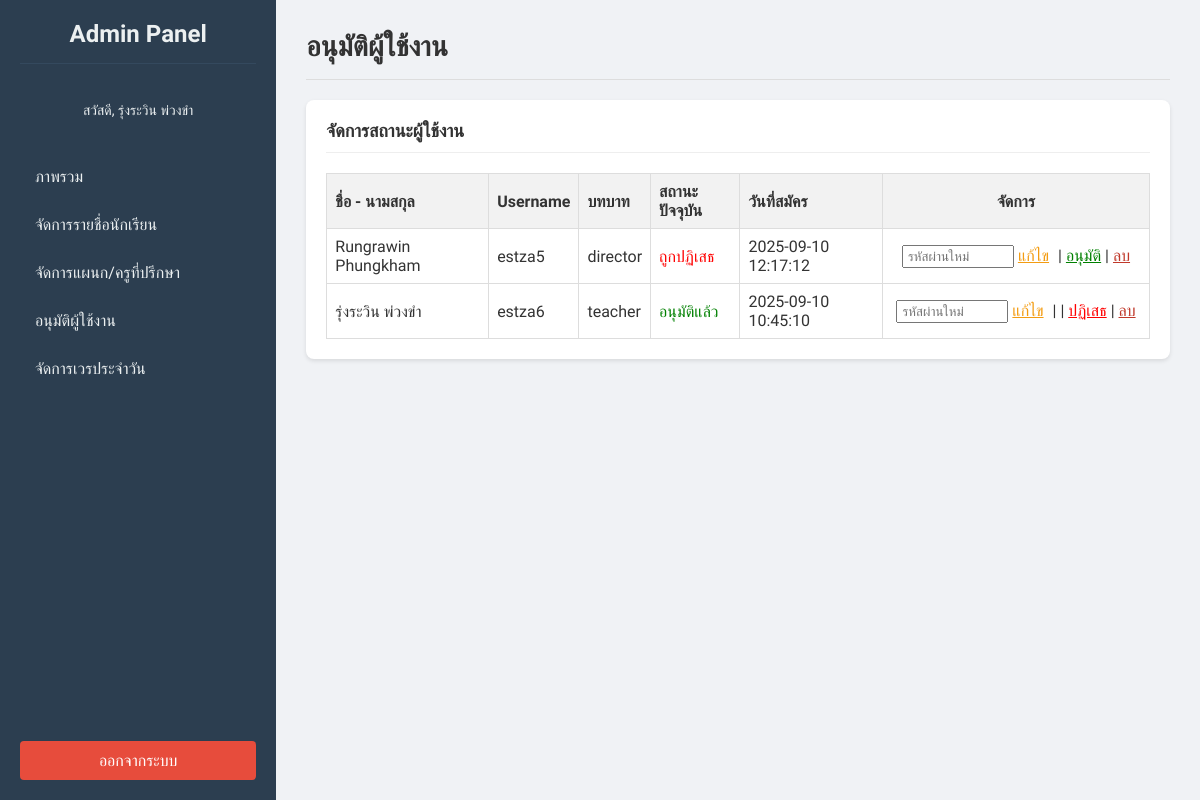
The app's page /admin_dashboard.php?page=approvals (signed in) with its own data.
### tables this page shows
CREATE TABLE `users` (
  `id` int(11) NOT NULL,
  `username` varchar(50) NOT NULL,
  `email` varchar(100) NOT NULL,
  `first_name` varchar(100) NOT NULL,
  `last_name` varchar(100) NOT NULL,
  `password` varchar(255) NOT NULL,
  `role` enum('teacher','director','admin') NOT NULL DEFAULT 'teacher',
  `status` enum('pending','approved','rejected') NOT NULL DEFAULT 'pending',
  `department_id` int(11) DEFAULT NULL COMMENT 'รหัสแผนกสำหรับครู',
  `created_at` datetime DEFAULT current_timestamp()
);

### admin_approvals.php (the view, shortened to what this page needs)
<?php
$result = $conn->query("SELECT id, username, first_name, last_name, role, status, created_at FROM users WHERE role != 'admin' ORDER BY created_at DESC");
?>
<h4>จัดการสถานะผู้ใช้งาน</h4>
<?php
if ($result && $result->num_rows > 0):
?>
    <table style="width: 100%; border-collapse: collapse;">
        <tr style="background-color: #f2f2f2;">
            <th style="padding: 8px; border: 1px solid #ddd; text-align: left;">ชื่อ - นามสกุล</th>
            <th style="padding: 8px; border: 1px solid #ddd; text-align: left;">Username</th>
            <th style="padding: 8px; border: 1px solid #ddd; text-align: left;">บทบาท</th>
            <th style="padding: 8px; border: 1px solid #ddd; text-align: left;">สถานะปัจจุบัน</th>
            <th style="padding: 8px; border: 1px solid #ddd; text-align: left;">วันที่สมัคร</th>
            <th style="padding: 8px; border: 1px solid #ddd; text-align: center;">จัดการ</th>
        </tr>
        <?php while($row = $result->fetch_assoc()): ?>
            <tr>
                <td style="padding: 8px; border: 1px solid #ddd;"><?php echo htmlspecialchars($row['first_name'] . ' ' . $row['last_name']); ?></td>
                <td style="padding: 8px; border: 1px solid #ddd;"><?php echo htmlspecialchars($row['username']); ?></td>
                <td style="padding: 8px; border: 1px solid #ddd;"><?php echo htmlspecialchars($row['role']); ?></td>
                <td style="padding: 8px; border: 1px solid #ddd;">
                    <?php
                        $status_text = ['pending' => 'รออนุมัติ', 'approved' => 'อนุมัติแล้ว', 'rejected' => 'ถูกปฏิเสธ'];
                        $status_color = ['pending' => 'orange', 'approved' => 'green', 'rejected' => 'red'];
                        echo '<span style="color: ' . ($status_color[$row['status']] ?? 'black') . ';">' . ($status_text[$row['status']] ?? 'ไม่ทราบ') . '</span>';
                    ?>
                </td>
                <td style="padding: 8px; border: 1px solid #ddd;"><?php echo $row['created_at']; ?></td>
                <td style="padding: 8px; border: 1px solid #ddd; text-align: center; min-width: 250px;">
                    <form action="admin_dashboard.php?page=approvals" method="POST" style="display: inline-block; margin-right: 5px;">
                        <input type="password" name="new_password" placeholder="รหัสผ่านใหม่" required style="padding: 2px 4px; width: 100px;">
                        <button type="submit" style="background: none; border: none; color: #f39c12; cursor: pointer; padding: 0; font-size: inherit; text-decoration: underline;">แก้ไข</button>
                    </form>
                    |
                    <?php if ($row['status'] !== 'approved'): ?>
                    <form action="admin_dashboard.php?page=approvals" method="POST" style="display: inline-block;">
                        <button type="submit" style="background: none; border: none; color: green; cursor: pointer; padding: 0; font-size: inherit; text-decoration: underline;">อนุมัติ</button>
                    </form>
                    <?php endif; ?>
                    <?php if ($row['status'] !== 'rejected'): ?>
                     |
                    <form action="admin_dashboard.php?page=approvals" method="POST" style="display: inline-block;">
                        <button type="submit" style="background: none; border: none; color: red; cursor: pointer; padding: 0; font-size: inherit; text-decoration: underline;">ปฏิเสธ</button>
                    </form>
                    <?php endif; ?>
                    |
                    <form action="admin_dashboard.php?page=approvals" method="POST" style="display: inline-block;" onsubmit="return confirm('คุณแน่ใจหรือไม่ว่าต้องการลบบัญชีนี้? การกระทำนี้ไม่สามารถย้อนกลับได้');">
                        <button type="submit" style="background: none; border: none; color: #c0392b; cursor: pointer; padding: 0; font-size: inherit; text-decoration: underline;">ลบ</button>
                    </form>
                </td>
            </tr>
        <?php endwhile; ?>
    </table>
<?php endif; ?>

### admin_style.css (style rules this page uses)
body { font-family: 'Sarabun', sans-serif; background-color: #f0f2f5; margin: 0; color: #333; }
.content-body h4 { margin-top: 0; font-size: 18px; border-bottom: 1px solid #eee; padding-bottom: 10px; margin-bottom: 20px; }

### records on screen
users: first_name+last_name "Rungrawin Phungkham", username "estza5", role "director", status "ถูกปฏิเสธ", created_at "2025-09-10 12:17:12"
users: first_name+last_name "รุ่งระวิน พ่วงขำ", username "estza6", role "teacher", status "อนุมัติแล้ว", created_at "2025-09-10 10:45:10"

### other values on screen
$display_name "รุ่งระวิน พ่วงขำ"
